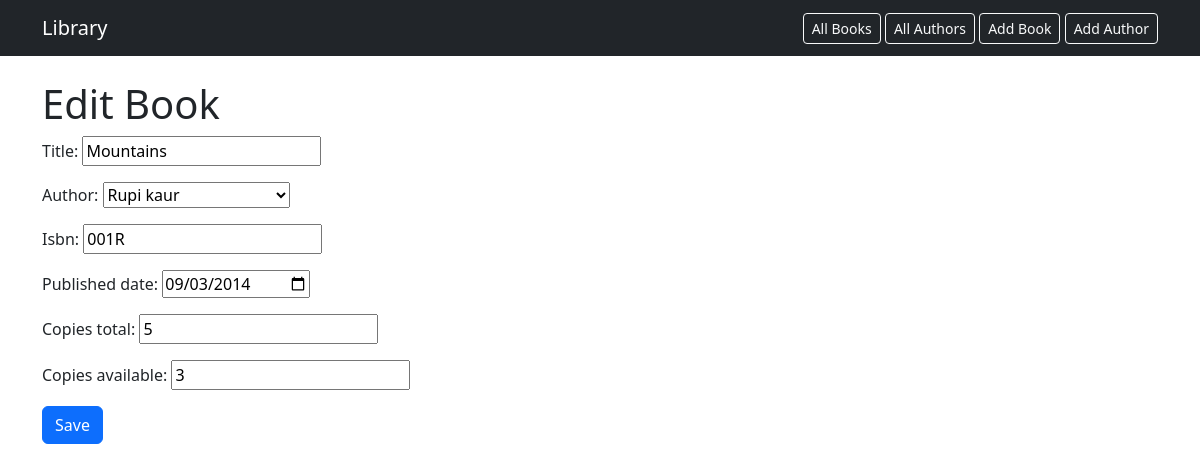
Screenshot of /books/1/edit/ with the database file from the repository.
### library/models.py (models this page shows, shortened)
class Book(models.Model):
    title = models.CharField(max_length = 100)
    author = models.ForeignKey(Author, on_delete = models.CASCADE)
    isbn= models.CharField(max_length = 20, unique = True)
    published_date = models.DateField(blank = True, null = True)
    copies_total = models.PositiveIntegerField()
    copies_available = models.PositiveIntegerField()

### library/views.py (the view)
# urls.py: path('books/<int:pk>/edit/', views.book_update, name='book_update'),
def book_update(request, pk):
    book = get_object_or_404(Book, pk=pk)
    if request.method == "POST":
        form = BookForm(request.POST, instance=book)
        if form.is_valid():
            form.save()
            return redirect("book_detail", pk=book.pk)
    else:
        form = BookForm(instance=book)
    return render(
        request, "book_form.html", {"form": form, "title": "Edit Book"}
    )

### library/forms.py
class BookForm(forms.ModelForm):
    class Meta:
        model = Book
        fields = [
            "title",
            "author",
            "isbn",
            "published_date",
            "copies_total",
            "copies_available",
        ]
        widgets = {
            "published_date": forms.DateInput(attrs={"type": "date"}),
        }

### library/models.py (called while the page is built)
    def __str__(self):
        return self.name

### library/templates/book_form.html (shortened to what this page needs)
{% extends 'base.html' %}
{% block content %}
    <h1>{{ title }}</h1>
    <form method="post">
        {{ form.as_p }}
        <button class="btn btn-primary" type="submit">Save</button>
    </form>
{% endblock %}

### rows the page displays
Book: title "Mountains", author "Rupi kaur", isbn "001R", published_date "09/03/2014", copies_total "5", copies_available "3"

### other values shown
{{ title }} "Edit Book"
